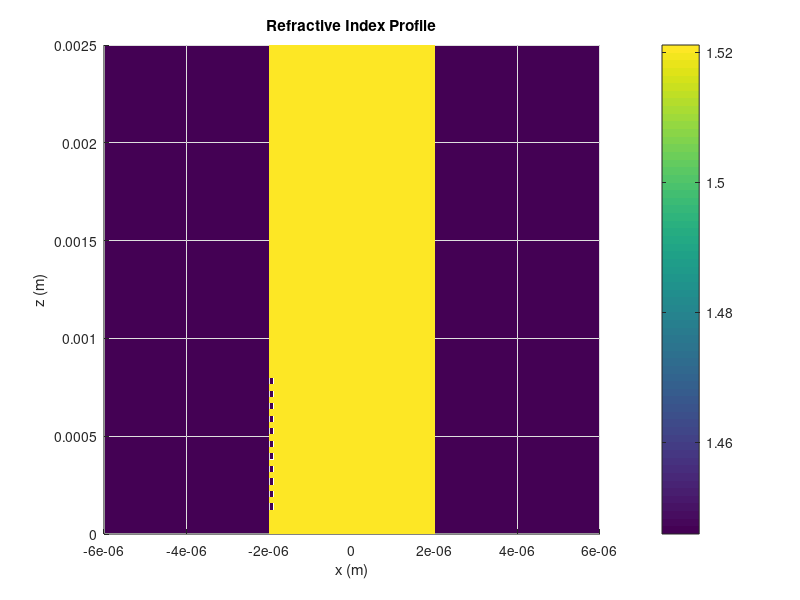

Here is the MATLAB script that generated this plot: (Note: this script raises an error after producing the figure.)
%%%%%%%%%%%%%%%%%%%%%%%%%%
% Plotting Toggles
%%%%%%%%%%%%%%%%%%%%%%%%%%
PlotEachStep = false;
PlotEachStepN = false;
SecondWG = false; 
PlotNProfile = true;
PlotKappa = false;
consistent = true;

%%%%%%%%%%%%%%%%%%%%%%%%%%
% Parameters of Simulation
%%%%%%%%%%%%%%%%%%%%%%%%%%
um=1e-6;
lambda = 1.55*um;
k0 = 2*pi/lambda;

% Indices of refraction 
nCladding = 1.445918; 
nCore = 1.52114;
nBar = (nCladding + nCore) /2;

% Length of waveguide (z-direction)
inputWGLength = 3000*um;

% Width of the domain (x-direction)
widthDomain = 12*um; % 
% Length of simulation domain (z-direction)
lengthDomain = 2500*um;

% Width of waveguide (x-direction)
inputWGWidth = 4*um;

% Width of initial Gaussian
sig = 2.3;

%%%%%%%%%%%%%%%%
% Discretization
%%%%%%%%%%%%%%%%%

% Discretization in z-direction
deltaz = 0.25*um;
Nzpts = round(lengthDomain/deltaz);

% Discretization in x-direction
deltax = 0.01*um;
% Number of points in x-direction resulting from discretization
N = round(widthDomain / deltax);

% Create the x-axis and z-axis: 0 is at center of domain
x = linspace(-widthDomain/2, widthDomain/2, N); 
z = linspace(0, deltaz*Nzpts, Nzpts+1);

%%%%%%%%%%%%%%%%%%%%%%%%%%
% Refractive Index Profile
%%%%%%%%%%%%%%%%%%%%%%%%%%

% Index profile for WG 
n_Input_WG = nCladding*ones(Nzpts + 1, N);
counter = 0;
L = 700*um;
A = 63.8*um;
width_perturbation = 0.1*um;
offset = 500; % Offset for where perturbation starts
last_perturbation_index = 1;
for j = 1 : Nzpts + 1
    if (j < offset)
        coreinds = find((x<=inputWGWidth/2).*(x>=-inputWGWidth/2)); 
        n_Input_WG(j,coreinds) = nCore; 
        continue
    end
    if((counter<(A/deltaz)*0.5)&&(j<L/deltaz + offset))
        coreinds = find((x<=inputWGWidth/2).*(x>=-inputWGWidth/2));  
        n_Input_WG(j,coreinds) = nCore; 
        perturbationinds = coreinds(1:round(width_perturbation/deltax));
        n_Input_WG(j,perturbationinds) = nCladding;
        last_perturbation_index = j;
    else
        coreinds = find((x<=inputWGWidth/2).*(x>=-inputWGWidth/2)); 
        n_Input_WG(j,coreinds) = nCore; 
    end
    if(counter>=(A/deltaz))
         counter = 0;
    end
    counter = counter+1;
end

%%%%%%%%%%%%%%%%%%%%%%%%%%%%%%%%%%%%%%
% Plotting Refractive Index Profile
%%%%%%%%%%%%%%%%%%%%%%%%%%%%%%%%%%%%%%

if PlotNProfile
    [X, Z] = meshgrid(x, z);
    figure;
    surf(X, Z, n_Input_WG);
    view(0,90); shading interp; axis tight; colorbar; 
    title("Refractive Index Profile");
    xlabel("x (m)");
    ylabel("z (m)");
end

% Initial Gaussian that will be launched
% u = exp(-(x/sig).^2);
u = input_WG(nCore, sig);

% allField records all steps of u
allField = zeros(Nzpts+1, N);  
allField(1,:) = u;

%%%%%%%%%%%%%%%%%%%%%%%%%%%%%%%%%%%%%%
% Parabolic Absorbing Boundary Domains
%%%%%%%%%%%%%%%%%%%%%%%%%%%%%%%%%%%%%%

% Region on either side of domain that will absorb field
widthAbsEdge = 2*um; 
% Define the kappa vector: it's 0 in the central region,
% and has value kappa in outer edges
kappa_max = -0.03;
kappa = zeros(1, N); 
for j = 1 : N
    if x(j) < -widthDomain/2+widthAbsEdge
        kappa(j) = kappa_max*((widthDomain/2 - ...
            widthAbsEdge + x(j))/widthAbsEdge)^2;
    elseif x(j) > widthDomain/2-widthAbsEdge
        kappa(j) = kappa_max*((x(j) - widthDomain/2 + ...
            widthAbsEdge)/widthAbsEdge)^2;
    else % Central region: no absorption
        kappa(j) = 0;
    end
end

%%%%%%%%%%%%%%%%%%%%%%%%%%%%%%%%%%%%%%
% Plotting Kappa
%%%%%%%%%%%%%%%%%%%%%%%%%%%%%%%%%%%%%%

if(PlotKappa)
    figure;
    plot(x, kappa, '*')
    title('Representation of absorbing region')
end

% Adapted from Pedrola, "Beam Propagation Method for Design of Optical
% Waveguide Devices" 
alpha = 0.5; % Scheme Parameter; 0(1) means purely Forward (Backward)

% Crank-Nicolson intermediate parameters (Pedrola, p. 36): 
a = -alpha / (deltax)^2;
c = a;

%%%%%%%%%%%%%%%%%%%%%%%%%%%%%%%%%%%%%%
% Crank–Nicolson Loop
%%%%%%%%%%%%%%%%%%%%%%%%%%%%%%%%%%%%%%
te0_power = zeros(1, Nzpts);
te1_power = zeros(1, Nzpts);
r = zeros(1, N);

for m = 1 : Nzpts
    n_m_plus_1 = n_Input_WG(m + 1, :);
    n_m = n_Input_WG(m, :);
    b = (2*alpha)/(deltax^2) - alpha*(n_m_plus_1.^2 - kappa.^2 + ...
        2*1i*n_m_plus_1.*kappa - nBar^2)*k0^2 + 2*1i*k0*nBar/deltaz;
    % rj values
    r(1) = (1-alpha)/(deltax^2) * (0+u(2)) + ...
        ((1-alpha)*((n_m(1))^2-kappa(1)^2 + 2*1i*n_m(1)*kappa(1) - ...
        nBar^2)*k0^2 - 2*(1-alpha)/(deltax^2) + 2*1i*k0*nBar/deltaz) * u(1);
    r(N) = (1-alpha)/(deltax^2) * (u(N-1)+0) + ...
        ((1-alpha)*(n_m(N)^2-kappa(N)^2 + 2*1i*n_m(N)*kappa(N) - ...
        nBar^2)*k0^2 - 2*(1-alpha)/(deltax^2) + 2*1i*k0*nBar/deltaz) * u(N);
    for j = 2 : N-1
        r(j) = (1-alpha)/(deltax^2) * (u(j-1)+u(j+1)) + ...
            ((1-alpha)*(n_m(j)^2-kappa(j)^2 + 2*1i*n_m(j)*kappa(j)- ...
            nBar^2)*k0^2 - 2*(1-alpha)/(deltax^2) + 2*1i*k0*nBar/deltaz) * u(j);
    end
    % Thomas algorithm to solve tridiagonal Crank-Nicolson scheme
    beta = b(1);
    u(1) = r(1) / beta;
    for j = 2 : N
        gamma(j) = c / beta;
        beta = b(j) - a * gamma(j);
        u(j) = (r(j) - a * u(j-1)) / beta;
    end
    for j = 1 : N-1
        ktemp = N - j;
        u(ktemp) = u(ktemp) - gamma(ktemp+1) * u(ktemp+1);
    end
    
    titlestring = strcat('Intensity in Input WG after ', '{ }', ...
        num2str(m*deltaz/um), ' microns');
    
    allField(m+1, :) = u;
    
    % Overlap integral calculation
    % TE0
    [te0_field, te1_field] = get_modes(629108, 1.77991e6, x, 500*um + z(m));
    self_overlap_u = abs(trapz(x, u.*conj(u)));
    self_overlap_0 = abs(trapz(x, te0_field.*conj(te0_field)));
    self_overlap_1 = abs(trapz(x, te1_field.*conj(te1_field)));
    c_u = 1/sqrt(self_overlap_u);
    c_0 = 1/sqrt(self_overlap_0);
    c_1 = 1/sqrt(self_overlap_1);
    
%     te0_coupled_power = abs(trapz(x, u.*conj(te0_field)))^2 / trapz(x, abs(conj(te0_field)).^2);
    te0_coupled_power =  abs(trapz(x, c_u*u.*conj(c_0*te0_field)));
    te0_power(m) = te0_coupled_power;
    
%     te1_coupled_power = abs(trapz(x, u.*conj(te1_field)))^2 / trapz(x, abs(conj(te1_field)).^2);
    te1_coupled_power =  abs(trapz(x, c_u*u.*conj(c_1*te1_field)));
    te1_power(m) = te1_coupled_power;
    
    if(PlotEachStep)
        figure(2);
        plot(x, abs(c_u*u).^2, 'linewidth', 3);
        hold on
        plot(x, abs(c_0*te0_field).^2, 'linewidth', 3);
        hold on
        plot(x, abs(c_1*te1_field).^2, 'linewidth', 3);
        legend("U", "TE0", "TE1");
        title(titlestring)
        hold off
        shading interp
        drawnow
    end
    
    if(PlotEachStepN)
        index_string = strcat('Index Slice after ', '{ }', ...
            num2str(m*deltaz/um), ' microns');
        figure(3);
        plot(x, n_m, 'linewidth', 3);   
        hold on
        plot(x, n_Input_WG(end, :), 'linewidth', 3); 
        title(index_string);
        hold off
        xlabel("x(m)");
        ylabel("n");
        legend("n_m", "n_{last}");
    end
end 

%%%%%%%%%%%%%%%%%%%%%%%%%%%%%%%%%%%%%%
% Plot E-Field Profile in X-Z Plane
%%%%%%%%%%%%%%%%%%%%%%%%%%%%%%%%%%%%%%
[~, ~, ~] = mkdir(strcat('index_', num2str(nCore)));
fname = strcat('/Users/robinlin/Desktop/ECE4370_Final_Project/', 'index_', num2str(nCore));
filename = strcat('index_', num2str(nCore), '_width_', num2str(sig), '.png');
fullfile_name = fullfile(fname, filename);

if(consistent)
    figure;
    surf(z,x, abs(allField').^2)
    hold on
    xline(z(offset),'-',{'Grating Start'}, 'lineWidth', 3, 'Color', 'w');
    hold on
    xline(z(last_perturbation_index),'-',{'Grating End'}, 'lineWidth', 3, 'Color', 'w');
    view(0, 90); shading interp; axis tight; colorbar 
    xlabel('x (m)', 'fontSize', 20);
    ylabel('y (m)', 'fontSize', 20);
    saveas(gcf, fullfile_name, 'png');
else
    figure;
    surf(x, z, abs(allField).^2)
    view(0, 90); shading interp; axis tight; colorbar 
    xlabel('z (m)', 'fontSize', 20);
    ylabel('x (m)', 'fontSize', 20);
	saveas(gcf, fullfile_name, 'png');
end

figure;
plot(z(1:end-1), te0_power);
hold on
plot(z(1:end-1), te1_power);
hold on
xline(z(offset),'-',{'  Grating Start'}, 'lineWidth', 3, 'Color', 'b', 'fontSize', 15);
hold on
xline(z(last_perturbation_index),'-',{'     Grating End'}, 'lineWidth', 3, 'Color', 'b', 'fontSize', 15);
xlabel("Propagation Direction, z (m)", 'fontSize', 15);
ylabel("Mode Power", 'fontSize', 15);
title("Mode Power in Waveguide", 'fontSize', 15);
legend("TE0", "TE1", 'fontSize', 15);